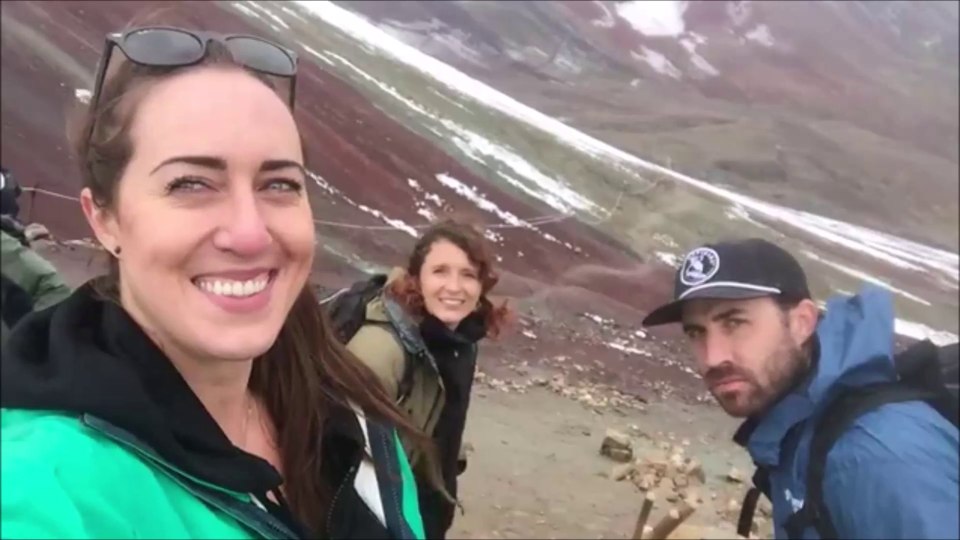
#> input picture frame 5 of videossmiledetection/smile.mp4, 1920 x 1080 px (shown at 1/2 size)
$ python SmileDetectionVideo.py
#> lines starting #> are read from the running program, lines starting #| are printed output that depends on the picture; after the words box and inside, x2 and y2 are one past the last pixel; in counts of white or black regions, pixels touching at a corner belong together
import cv2

vid = cv2.VideoCapture("smile.mp4")

smile_cascade = cv2.CascadeClassifier("smile.xml")
face_cascade = cv2.CascadeClassifier("frontalface.xml")

while 1:
    ret, frame = vid.read()
#> frame is the input picture: shape (1080, 1920, 3); mean B, G, R 123, 125.1, 130.6

    gray = cv2.cvtColor(frame, cv2.COLOR_BGR2GRAY)
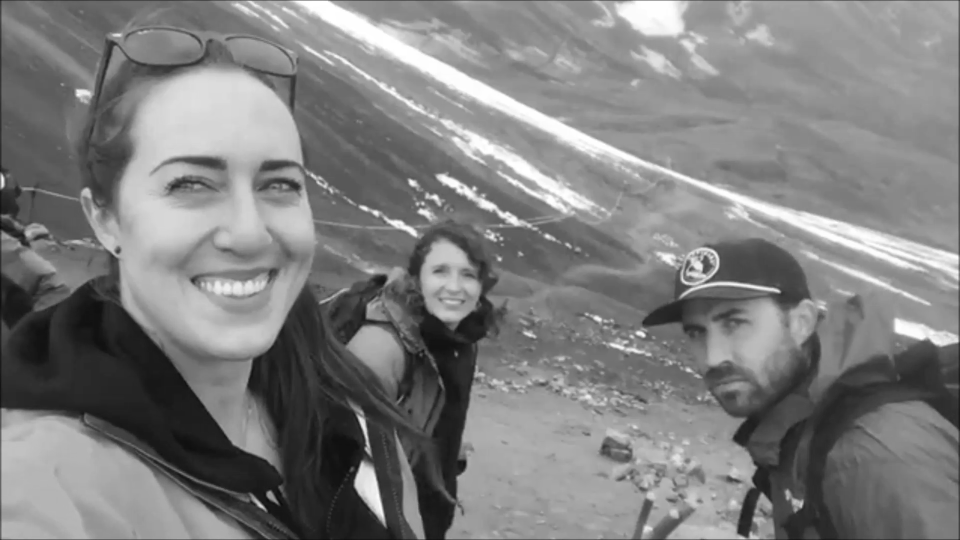
#> gray: shape (1080, 1920) (shown at 1/2 size); min 7, max 255, mean 126.4
    faces = face_cascade.detectMultiScale(gray, 1.4, 9)
#> faces = [[837, 499, 129, 129], [811, 472, 181, 181], [211, 174, 496, 496]]

    for (x, y, w, h) in faces:

        cv2.rectangle(frame, (x, y), (x + w, y + h), (0, 0, 255), 2)
        roi_gray = gray[x:x + w, y:y + h]
        roi_img = frame[x:x + w, y:y + h]

        smiles = smile_cascade.detectMultiScale(roi_gray, 1.3, 3)
        for (ex, ey, ew, eh) in smiles:
            cv2.rectangle(roi_img, (ex, ey), (ex + ew, ey + eh), (0, 255, 0), 2)
#> this loop made 3 passes
#> pass 1, `roi_gray = gray[x:x + w, y:y + h]`:
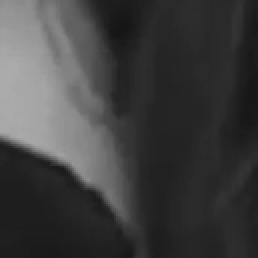
#> roi_gray: shape (129, 129) (shown 2 times larger); min 22, max 172, mean 63.6
#> pass 1, `roi_img = frame[x:x + w, y:y + h]`:
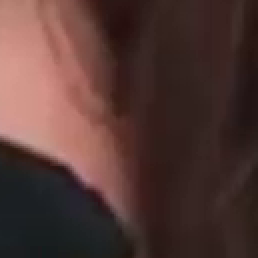
#> roi_img: shape (129, 129, 3) (shown 2 times larger); mean B, G, R 52, 56.1, 82.8
#> pass 2, `roi_img = frame[x:x + w, y:y + h]`:
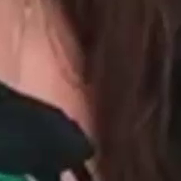
#> roi_img: shape (181, 181, 3); mean B, G, R 50.6, 54.9, 77.1
#> after the loop:
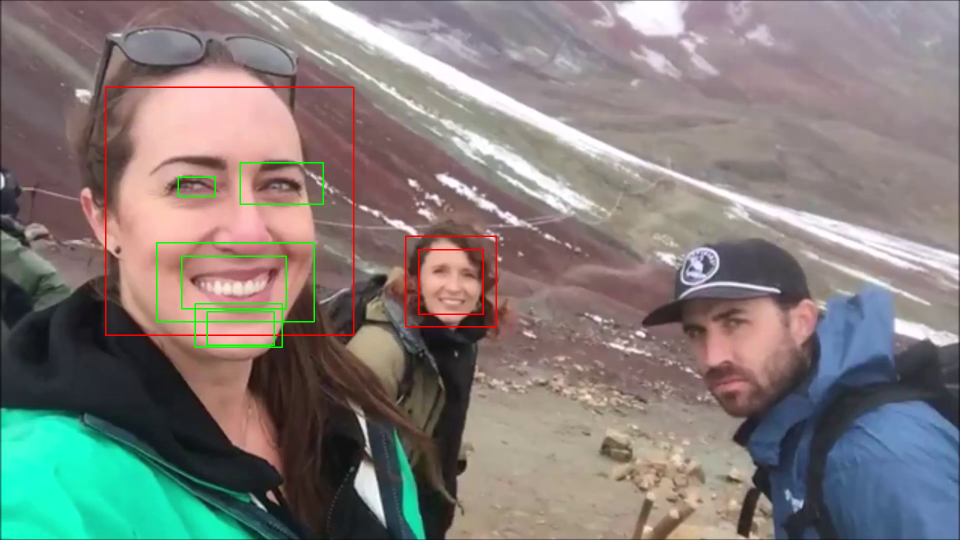
#> frame: shape (1080, 1920, 3) (shown at 1/2 size); 0.93% of pixels changed, all inside (x1, y1, x2, y2) = (210, 173, 994, 696)
#> after the loop:
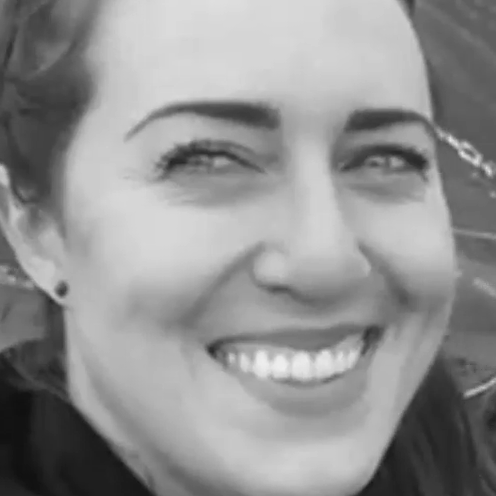
#> roi_gray: shape (496, 496); min 16, max 239, mean 145.1
#> after the loop:
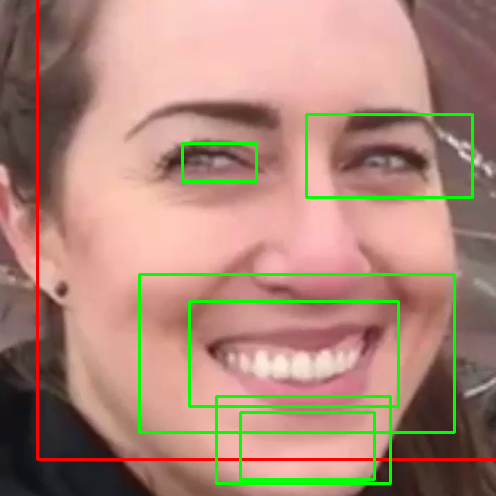
#> roi_img: shape (496, 496, 3); mean B, G, R 119.8, 136.1, 171.7

    cv2.imshow('videos', frame)

    if cv2.waitKey(5) & 0xFF == ord('q'):
#> (key q is pressed here)
        break

vid.release()
cv2.destroyAllWindows()

$ run again, starting later in the video
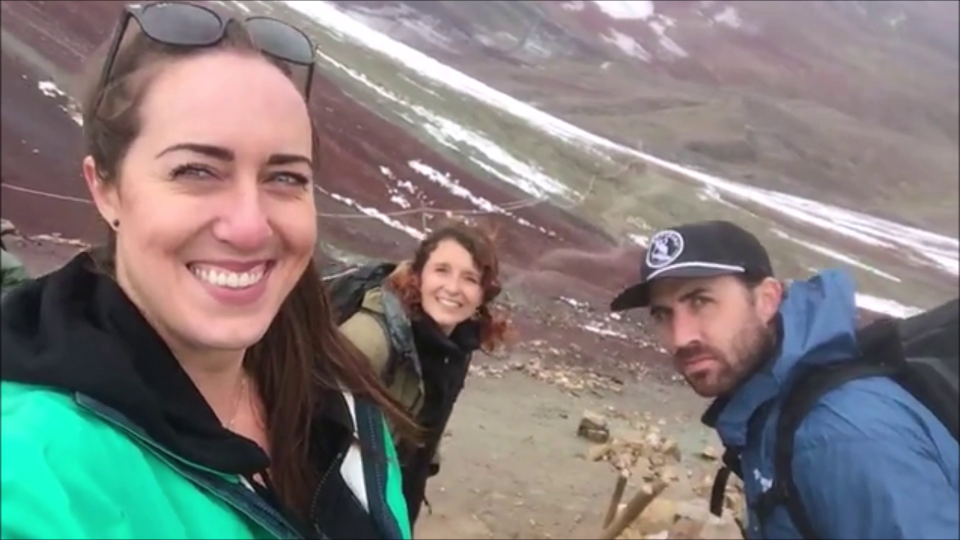
#> input picture frame 24 of videossmiledetection/smile.mp4, 1920 x 1080 px (shown at 1/2 size)
#> frame is the input picture: shape (1080, 1920, 3); mean B, G, R 122.4, 124, 128
#> `gray = cv2.cvtColor(frame, cv2.COLOR_BGR2GRAY)`:
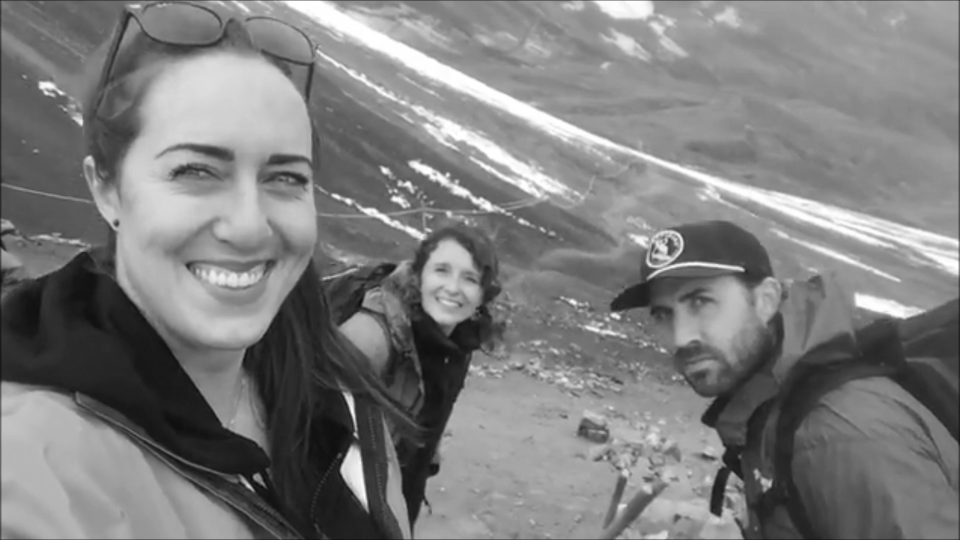
#> gray: shape (1080, 1920) (shown at 1/2 size); min 10, max 255, mean 125
#> faces = [[840, 496, 129, 129], [225, 158, 496, 496]]
#> the loop `for (x, y, w, h) in faces: ` made 2 passes
#> after the loop `for (x, y, w, h) in faces:`:
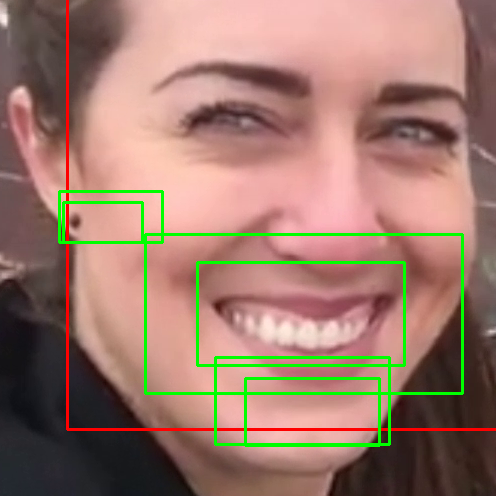
#> roi_img: shape (496, 496, 3); mean B, G, R 108.1, 122.2, 157.3

$ run again, starting later in the video
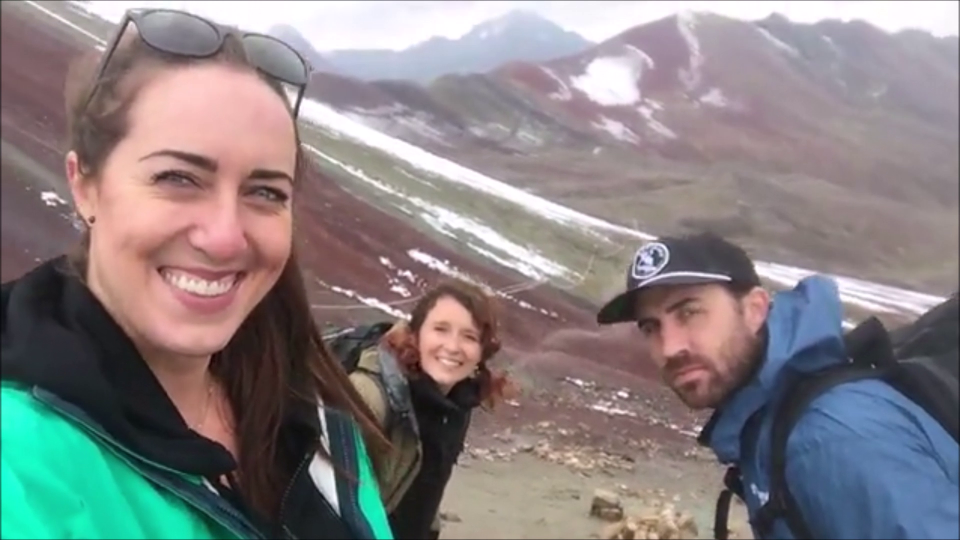
#> input picture frame 44 of videossmiledetection/smile.mp4, 1920 x 1080 px (shown at 1/2 size)
#> frame is the input picture: shape (1080, 1920, 3); mean B, G, R 129.9, 128.9, 133.9
#> `gray = cv2.cvtColor(frame, cv2.COLOR_BGR2GRAY)`:
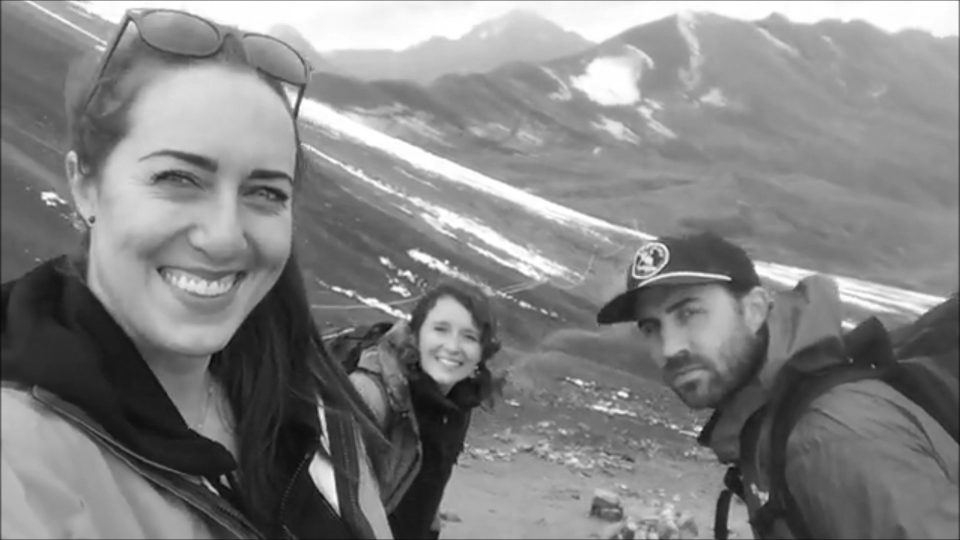
#> gray: shape (1080, 1920) (shown at 1/2 size); min 8, max 255, mean 130.5
#> faces = [[834, 613, 129, 129]]
#> the loop `for (x, y, w, h) in faces: ` made 1 pass
#> after the loop `for (x, y, w, h) in faces:`:
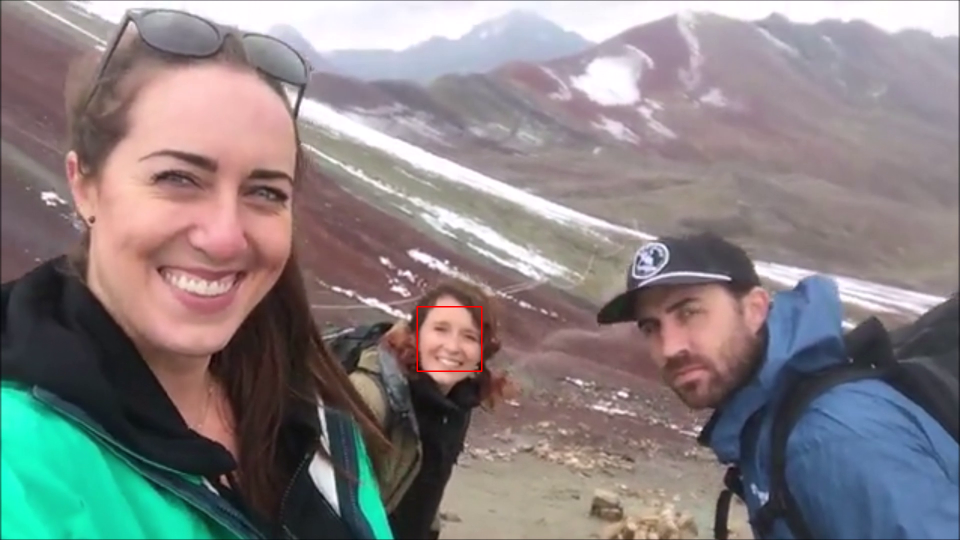
#> frame: shape (1080, 1920, 3) (shown at 1/2 size); 0.07% of pixels changed, all inside (x1, y1, x2, y2) = (833, 612, 965, 744)
